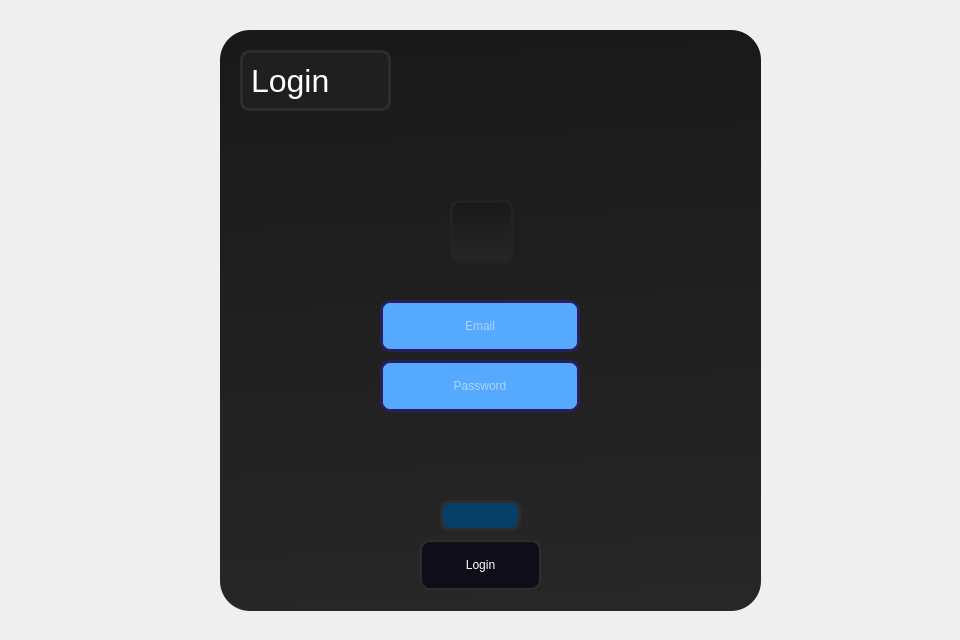
<?xml version="1.0" encoding="UTF-8"?>
<ui version="4.0">
 <class>Form</class>
 <widget class="QWidget" name="Form">
  <property name="geometry">
   <rect>
    <x>0</x>
    <y>0</y>
    <width>960</width>
    <height>640</height>
   </rect>
  </property>
  <property name="windowTitle">
   <string>Form</string>
  </property>
  <property name="styleSheet">
   <string notr="true">QWidget{
image: url(:/background/Resources/1920x1080-px-Moon-satellite-simple-space-1473897.jpg);

}</string>
  </property>
  <widget class="QFrame" name="input_fileds_frame">
   <property name="geometry">
    <rect>
     <x>220</x>
     <y>30</y>
     <width>541</width>
     <height>581</height>
    </rect>
   </property>
   <property name="styleSheet">
    <string notr="true">
QFrame{
	background-color: qlineargradient(spread:pad, x1:0.489, y1:0, x2:0.534, y2:1, stop:0 rgba(25, 25, 25, 255), stop:1 rgba(39, 39, 39, 255));
 image:null;
border-radius:30px

}
QLineEdit {
	border: 2px solid rgb(0, 93, 159);
	border-radius: 10px;
	padding: 15px;
	background-color: rgb(0, 69, 116);
	color: rgb(255, 255, 255);
 image:null;
}
QLineEdit:hover {
	border: 2px solid rgb(0, 66, 124);
 image:null;
}
QLineEdit:focus {
	border: 2px solid rgb(206, 206, 206);
	color: rgb(200, 200, 200);
 image:null;
}
QPushButton {
	border: 2px solid rgb(45, 45, 45);
 image:null;
	border-radius: 10px;
	padding: 15px;
	background-color:rgb(14, 13, 24);
	color: rgb(255, 255, 255);
}
QPushButton:hover {
	border: 2px solid rgb(0, 66, 124);
 image:null;
}
QLabel{
	border:3px solid  rgb(45, 45, 45);
 image:null;
	border-radius: 10px;
	
	background-color: rgb(6, 63, 104);
}
QCheckBox{
	color: rgb(255, 255, 255);
	padding: 10px;
 image:null;
}
QCheckBox::indicator {
    border: 3px solid rgb(0, 93, 159);
	width: 20px;
	height: 20px;
	border-radius: 10px;
    background:rgb(0, 0, 0);
}
QCheckBox::indicator:hover {
    border: 3px solid rgb(255, 255, 255);
}
QCheckBox::indicator:checked {
    background: 3px solid rgb(34, 34, 34);
	background-image: url(:/icons/icons/cil-check.png);
}</string>
   </property>
   <property name="frameShape">
    <enum>QFrame::StyledPanel</enum>
   </property>
   <property name="frameShadow">
    <enum>QFrame::Raised</enum>
   </property>
   <widget class="QLineEdit" name="lineEdit_2">
    <property name="geometry">
     <rect>
      <x>160</x>
      <y>270</y>
      <width>200</width>
      <height>52</height>
     </rect>
    </property>
    <property name="minimumSize">
     <size>
      <width>200</width>
      <height>50</height>
     </size>
    </property>
    <property name="maximumSize">
     <size>
      <width>200</width>
      <height>16777215</height>
     </size>
    </property>
    <property name="styleSheet">
     <string notr="true">border:3px solid  rgb(43, 31, 91);
border-radius: 10px;
background-color: rgb(85, 170, 255);</string>
    </property>
    <property name="echoMode">
     <enum>QLineEdit::Normal</enum>
    </property>
    <property name="alignment">
     <set>Qt::AlignCenter</set>
    </property>
    <property name="placeholderText">
     <string>Email</string>
    </property>
   </widget>
   <widget class="QPushButton" name="pushButton">
    <property name="geometry">
     <rect>
      <x>200</x>
      <y>510</y>
      <width>121</width>
      <height>50</height>
     </rect>
    </property>
    <property name="minimumSize">
     <size>
      <width>0</width>
      <height>50</height>
     </size>
    </property>
    <property name="maximumSize">
     <size>
      <width>200</width>
      <height>16777215</height>
     </size>
    </property>
    <property name="text">
     <string>Login</string>
    </property>
   </widget>
   <widget class="QFrame" name="profile_icon_frame">
    <property name="geometry">
     <rect>
      <x>230</x>
      <y>170</y>
      <width>64</width>
      <height>64</height>
     </rect>
    </property>
    <property name="minimumSize">
     <size>
      <width>64</width>
      <height>64</height>
     </size>
    </property>
    <property name="maximumSize">
     <size>
      <width>64</width>
      <height>64</height>
     </size>
    </property>
    <property name="autoFillBackground">
     <bool>false</bool>
    </property>
    <property name="styleSheet">
     <string notr="true">image: url(:/background/Resources/user.png);
border-radius: 10px;
border: 3px solid rgb(35, 35, 35);

</string>
    </property>
    <property name="frameShape">
     <enum>QFrame::StyledPanel</enum>
    </property>
    <property name="frameShadow">
     <enum>QFrame::Raised</enum>
    </property>
   </widget>
   <widget class="QLineEdit" name="lineEdit_3">
    <property name="geometry">
     <rect>
      <x>160</x>
      <y>330</y>
      <width>200</width>
      <height>52</height>
     </rect>
    </property>
    <property name="minimumSize">
     <size>
      <width>200</width>
      <height>50</height>
     </size>
    </property>
    <property name="maximumSize">
     <size>
      <width>200</width>
      <height>16777215</height>
     </size>
    </property>
    <property name="styleSheet">
     <string notr="true">border:3px solid  rgb(43, 31, 91);
border-radius: 10px;
background-color: rgb(85, 170, 255);</string>
    </property>
    <property name="echoMode">
     <enum>QLineEdit::Password</enum>
    </property>
    <property name="alignment">
     <set>Qt::AlignCenter</set>
    </property>
    <property name="placeholderText">
     <string>Password</string>
    </property>
   </widget>
   <widget class="QLabel" name="label">
    <property name="geometry">
     <rect>
      <x>220</x>
      <y>470</y>
      <width>81</width>
      <height>31</height>
     </rect>
    </property>
    <property name="font">
     <font>
      <family>Segoe UI</family>
      <pointsize>14</pointsize>
     </font>
    </property>
    <property name="styleSheet">
     <string notr="true">color:white;

</string>
    </property>
    <property name="text">
     <string/>
    </property>
   </widget>
   <widget class="QLabel" name="label_2">
    <property name="geometry">
     <rect>
      <x>20</x>
      <y>20</y>
      <width>151</width>
      <height>61</height>
     </rect>
    </property>
    <property name="font">
     <font>
      <family>Segoe UI</family>
      <pointsize>24</pointsize>
     </font>
    </property>
    <property name="styleSheet">
     <string notr="true">color:white;
background-color:rgb(31, 31, 31);
</string>
    </property>
    <property name="text">
     <string>Login</string>
    </property>
   </widget>
  </widget>
 </widget>
 <resources>
  <include location="resource.qrc"/>
 </resources>
 <connections/>
</ui>
